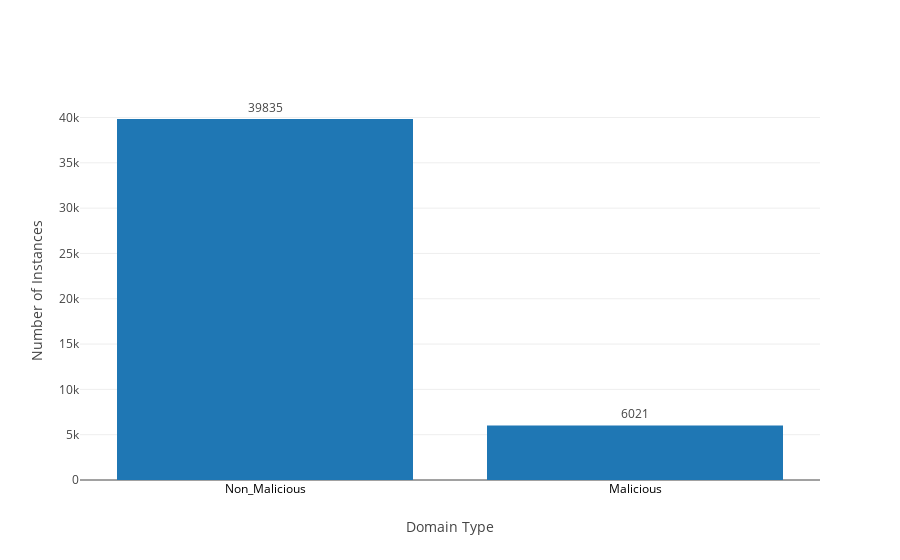

Notebook cell for this chart:
### Markdown cell above
#### Let us analyze the balance of classes

### Code cell
data = [go.Bar(x=df.Target.value_counts().index.values,
               y=df.Target.value_counts().values,
               text=df.Target.value_counts().values,
               textposition = 'outside',
            )]
layout = go.Layout( xaxis=dict(title='Domain Type',tickfont=dict(size=12,color='black')),
                    yaxis=dict(title='Number of Instances'))
fig = go.Figure(data=data, layout=layout)
iplot(fig)

### Figure 1 — Plotly figure (JSON) as saved in the notebook; plotly's stock layout.template omitted (floating-point values rounded to 4 significant figures)
{"data": [{"text": [39835, 6021], "textposition": "outside", "type": "bar", "uid": "9e5513e1-3c67-44b4-b1f3-e5b58d0f77f3", "x": ["Non_Malicious", "Malicious"], "y": [39835, 6021]}], "layout": {"xaxis": {"tickfont": {"color": "black", "size": 12}, "title": "Domain Type"}, "yaxis": {"title": "Number of Instances"}}}
